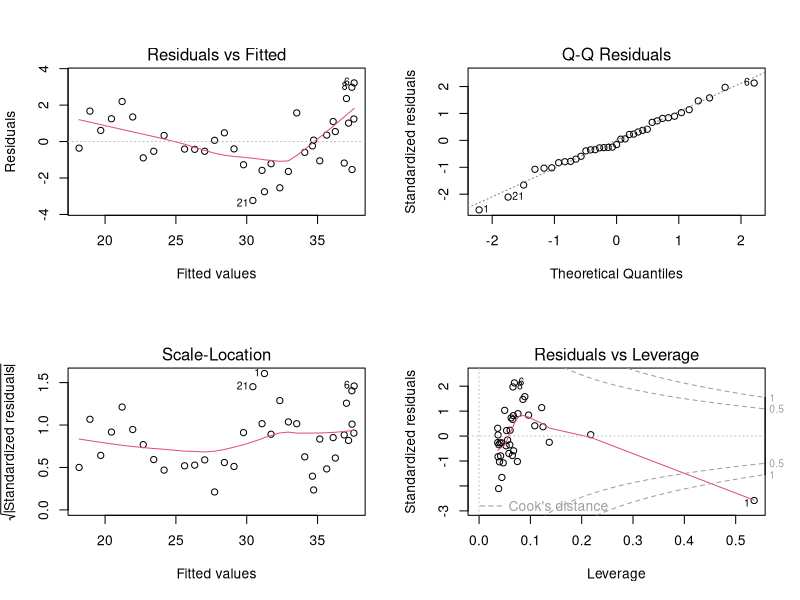
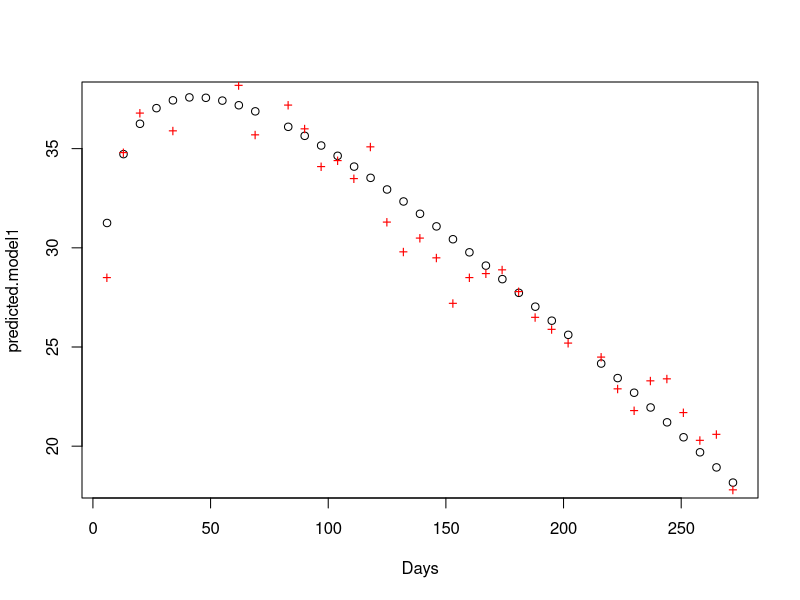
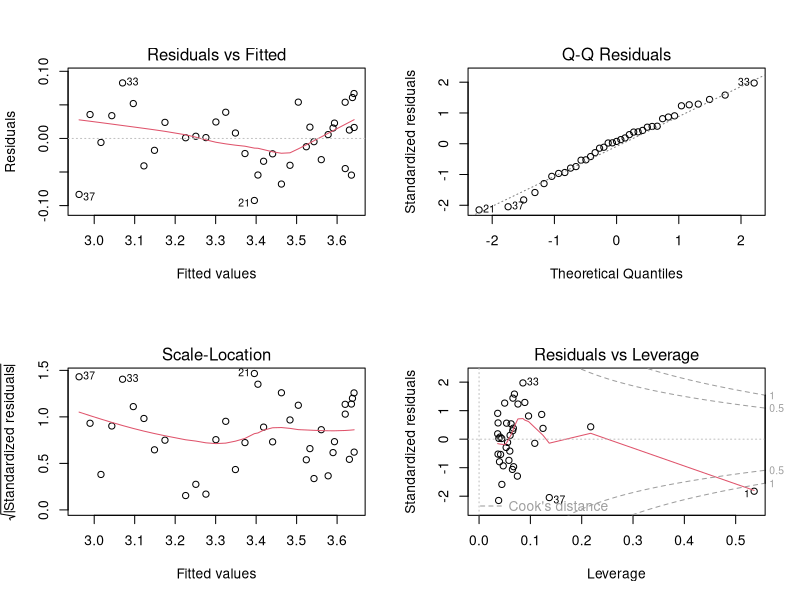
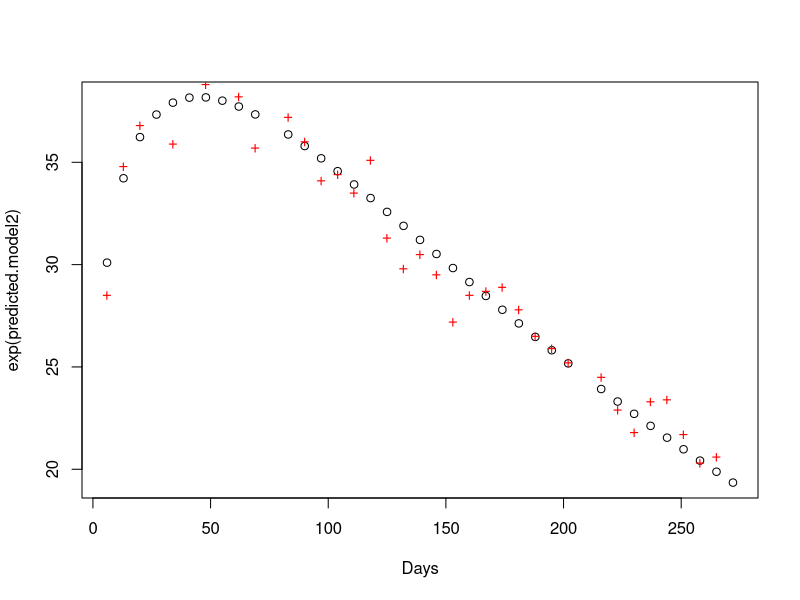
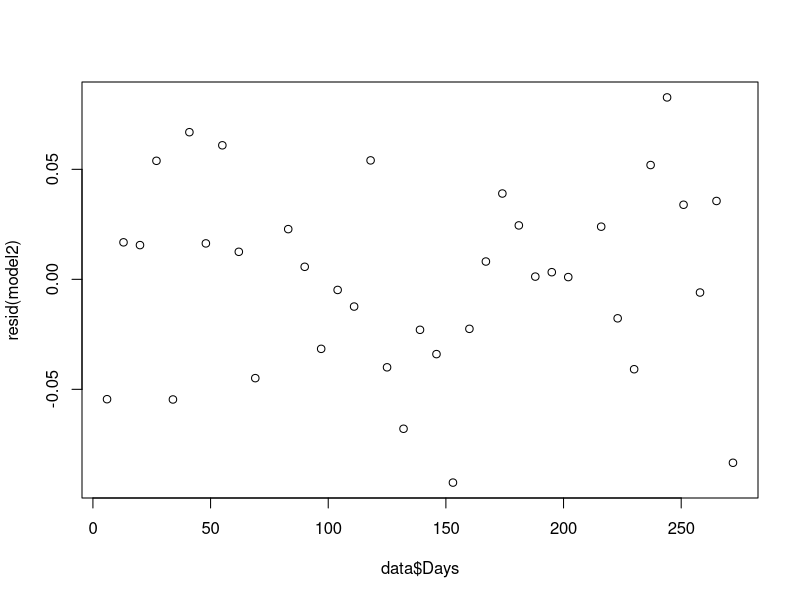
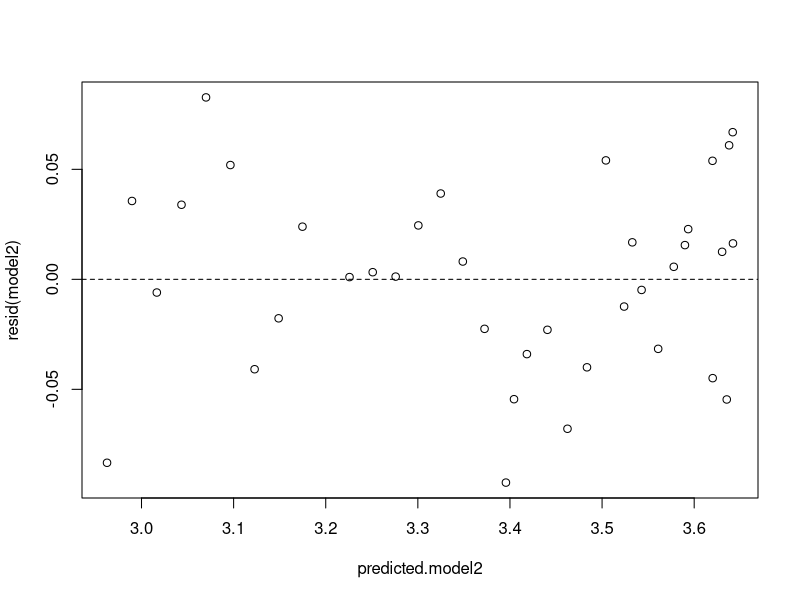
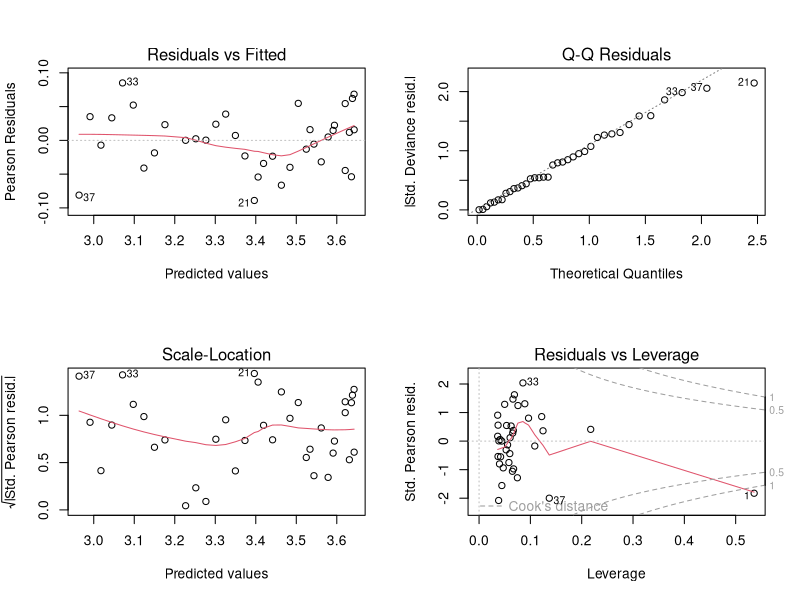
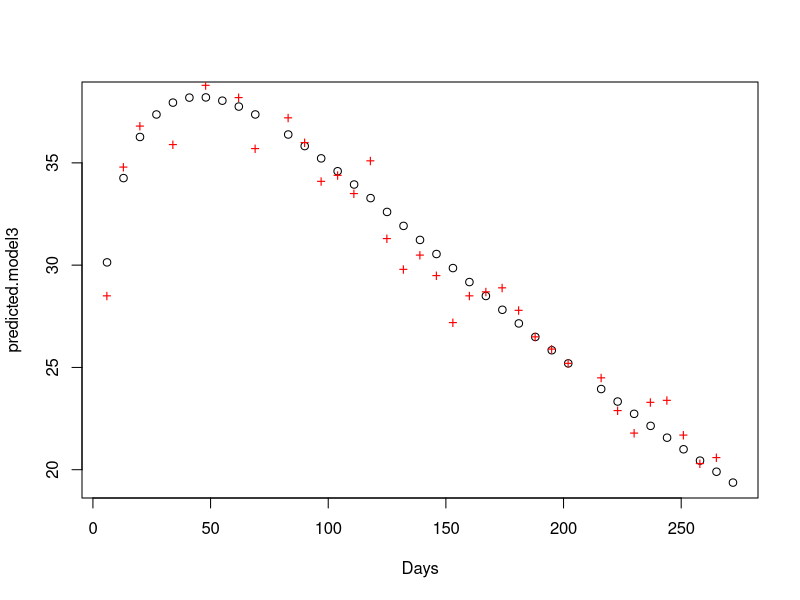

The R script that drew these images, in order: (Note: this script raises an error after producing the figures.)
# Milk diary production. GLM.
# It is known that the production (PROD) follows a Gamma distribution. 
# Thus we use the Gamma distribution as the distribution of the production 
# and, because of the statement about the expected value in the problem, 
# we use the log() as a link function. 
setwd("~/gitRepos/glm/Practical5")
data <- read.csv2("diaryp.csv")
data$logPROD <- log(data$PROD)
head(data)
str(data)
summary(data)
data

model1 <- lm(PROD~Days+log(Days), data = data)
(s1 <- summary(model1))
par(mfrow=c(2,2))
plot(model1, ask = F) # Clearly not a good fit.

par(mfrow = c(1,1))
predicted.model1 <- predict(model1)
with(data, plot(Days, predicted.model1), type = "l")
with(data, points(Days, PROD, col = "red", pch = "+"))

model2 <- lm(log(PROD)~Days+log(Days), data = data)
(s2 <- summary(model2))
par(mfrow=c(2,2))
plot(model2, ask = F) # Clearly not a good fit either, but perhaps slightly better than model1.

par(mfrow = c(1,1))
predicted.model2 <- predict(model2)
with(data, plot(Days, exp(predicted.model2)), type = "l")
with(data, points(Days, PROD, col = "red", pch = "+"))
plot(data$Days, resid(model2))
plot(predicted.model2, resid(model2))
abline(h=0, lty = 2)
     
model3 <- glm(PROD~Days+log(Days), family = Gamma(link = "log"), data = data) 
(s3 <- summary(model3))
par(mfrow=c(2,2))
plot(model3, ask = F) # Pretty much the same as earlier!

par(mfrow = c(1,1))
predicted.model3 <- predict(model3, ty = "response")
with(data, plot(Days, predicted.model3), lty = 1)
with(data, points(Days, PROD, col = "red", pch = "+"))
plot(predict(model3),resid(model3))
abline(h=0,lty=2)
residualPlot(model3) # The linear predictor is the deterministic part of GLM. 


# The gaussian without the log-link (which is the canonical identity) should give the same fit as model1
model4 <- glm(PROD~Days+log(Days), family = gaussian(link = "log"), data = data) 
# Dispersion parameter for gaussian is \sigma^2 (variance)
(s4 <- summary(model4)) 
par(mfrow=c(2,2))
plot(model4, ask = F)

par(mfrow = c(1,1))
predicted.model4 <- predict(model4, ty = "response")
with(data, plot(Days, predicted.model4), lty = 1)
with(data, points(Days, PROD, col = "red", pch = "+"))
plot(predict(model4),resid(model4))
abline(h=0,lty=2)
residualPlot(model4) # The linear predictor is the deterministic part of GLM. 

model5 <- glm(PROD~Days+log(Days), family = poisson(link = "log"), data = data) # not discrete production (output), yields numerical problems. 
(s5 <- summary(model5))
plot(model5, ask = F)

df <- data.frame("model1"=c(s1$r.squared, s1$sigma), "model2"=c(s2$r.squared, s2$sigma), "model4"=c(NULL, sqrt(s4$dispersion)))
rownames(df) <- c("R-squared","Res. Stand. Err.")
df

# She did some more comparisons of three of the models in the pdf in Atenea. Uses R^2 for lm and the ratio of deviances in glm, 
# in order to compare the models. These values apparently play a similar role. 
